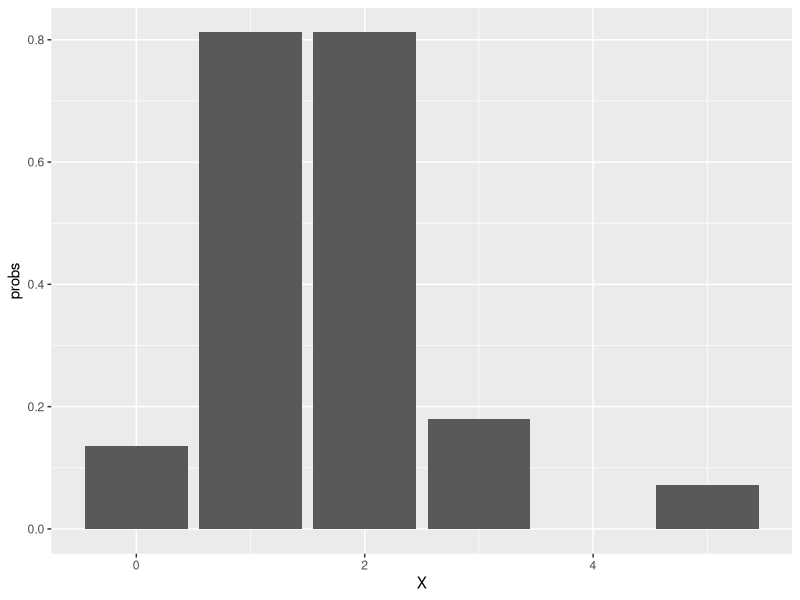

This figure's R source: (Note: this script raises an error after producing the figure.)
## ---- chunk 1
knitr::opts_chunk$set(include = FALSE)
## ---- chunk 2
rpois(10,2)
## ---- chunk 3
set.seed(125)
X <- rpois(10,2)
probs <- dpois(X,2)
require(ggplot2)
ggplot(data.frame(X,probs), aes(X,probs)) + geom_bar(stat = "identity")

## ---- chunk 4
knitr::include_graphics('/images/poisson_models_types.PNG')
